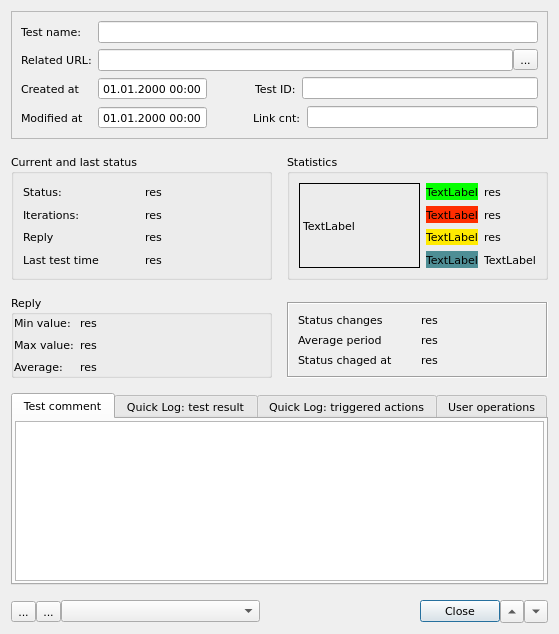
<?xml version="1.0" encoding="UTF-8"?>
<ui version="4.0">
 <class>TestInfoDlg</class>
 <widget class="QDialog" name="TestInfoDlg">
  <property name="geometry">
   <rect>
    <x>0</x>
    <y>0</y>
    <width>559</width>
    <height>634</height>
   </rect>
  </property>
  <property name="font">
   <font>
    <family>DejaVu Sans</family>
    <pointsize>8</pointsize>
   </font>
  </property>
  <property name="windowTitle">
   <string>Test Info</string>
  </property>
  <property name="windowIcon">
   <iconset resource="../qHostMonitor.qrc">
    <normaloff>:/img/action/testInfo.png</normaloff>:/img/action/testInfo.png</iconset>
  </property>
  <layout class="QVBoxLayout" name="verticalLayout_2">
   <property name="spacing">
    <number>15</number>
   </property>
   <item>
    <widget class="QFrame" name="frame">
     <property name="frameShape">
      <enum>QFrame::StyledPanel</enum>
     </property>
     <property name="frameShadow">
      <enum>QFrame::Raised</enum>
     </property>
     <layout class="QFormLayout" name="formLayout">
      <item row="0" column="0">
       <widget class="QLabel" name="lblTestName">
        <property name="text">
         <string>Test name:</string>
        </property>
        <property name="buddy">
         <cstring>lnTestName</cstring>
        </property>
       </widget>
      </item>
      <item row="0" column="1">
       <widget class="QLineEdit" name="lnTestName"/>
      </item>
      <item row="1" column="0">
       <widget class="QLabel" name="lblRelatedUrl">
        <property name="text">
         <string>Related URL:</string>
        </property>
        <property name="buddy">
         <cstring>lnRelatedUrl</cstring>
        </property>
       </widget>
      </item>
      <item row="1" column="1">
       <layout class="QHBoxLayout" name="horizontalLayout_3">
        <property name="spacing">
         <number>0</number>
        </property>
        <item>
         <widget class="QLineEdit" name="lnRelatedUrl"/>
        </item>
        <item>
         <widget class="QToolButton" name="btnRelatedUrl">
          <property name="text">
           <string>...</string>
          </property>
          <property name="icon">
           <iconset resource="../qHostMonitor.qrc">
            <normaloff>:/img/misc/urlTests.png</normaloff>:/img/misc/urlTests.png</iconset>
          </property>
          <property name="iconSize">
           <size>
            <width>16</width>
            <height>16</height>
           </size>
          </property>
         </widget>
        </item>
       </layout>
      </item>
      <item row="2" column="0">
       <widget class="QLabel" name="lblCreatedAt">
        <property name="text">
         <string>Created at</string>
        </property>
        <property name="buddy">
         <cstring>dtCreatedAt</cstring>
        </property>
       </widget>
      </item>
      <item row="2" column="1">
       <layout class="QHBoxLayout" name="horizontalLayout_2">
        <item>
         <widget class="QDateTimeEdit" name="dtCreatedAt">
          <property name="buttonSymbols">
           <enum>QAbstractSpinBox::NoButtons</enum>
          </property>
          <property name="displayFormat">
           <string>dd.MM.yyyy hh:mm</string>
          </property>
         </widget>
        </item>
        <item>
         <spacer name="horizontalSpacer_4">
          <property name="orientation">
           <enum>Qt::Horizontal</enum>
          </property>
          <property name="sizeType">
           <enum>QSizePolicy::Fixed</enum>
          </property>
          <property name="sizeHint" stdset="0">
           <size>
            <width>42</width>
            <height>20</height>
           </size>
          </property>
         </spacer>
        </item>
        <item>
         <widget class="QLabel" name="lblTestId">
          <property name="text">
           <string>Test ID:</string>
          </property>
          <property name="buddy">
           <cstring>lnTestId</cstring>
          </property>
         </widget>
        </item>
        <item>
         <widget class="QLineEdit" name="lnTestId"/>
        </item>
       </layout>
      </item>
      <item row="3" column="0">
       <widget class="QLabel" name="lblModifiedAt">
        <property name="text">
         <string>Modified at</string>
        </property>
        <property name="buddy">
         <cstring>dtModifiedAt</cstring>
        </property>
       </widget>
      </item>
      <item row="3" column="1">
       <layout class="QHBoxLayout" name="horizontalLayout">
        <item>
         <widget class="QDateTimeEdit" name="dtModifiedAt">
          <property name="buttonSymbols">
           <enum>QAbstractSpinBox::NoButtons</enum>
          </property>
          <property name="keyboardTracking">
           <bool>true</bool>
          </property>
          <property name="displayFormat">
           <string>dd.MM.yyyy hh:mm</string>
          </property>
          <property name="calendarPopup">
           <bool>false</bool>
          </property>
         </widget>
        </item>
        <item>
         <spacer name="horizontalSpacer_3">
          <property name="orientation">
           <enum>Qt::Horizontal</enum>
          </property>
          <property name="sizeType">
           <enum>QSizePolicy::Fixed</enum>
          </property>
          <property name="sizeHint" stdset="0">
           <size>
            <width>40</width>
            <height>20</height>
           </size>
          </property>
         </spacer>
        </item>
        <item>
         <widget class="QLabel" name="lblLinkCnt">
          <property name="text">
           <string>Link cnt:</string>
          </property>
          <property name="buddy">
           <cstring>lnLinkCnt</cstring>
          </property>
         </widget>
        </item>
        <item>
         <widget class="QLineEdit" name="lnLinkCnt"/>
        </item>
       </layout>
      </item>
     </layout>
    </widget>
   </item>
   <item>
    <layout class="QHBoxLayout" name="horizontalLayout_5" stretch="1,1">
     <item>
      <widget class="QGroupBox" name="grpCurrentStatus">
       <property name="title">
        <string>Current and last status</string>
       </property>
       <layout class="QGridLayout" name="gridLayout">
        <item row="0" column="0">
         <widget class="QLabel" name="lblCurrentStatus">
          <property name="text">
           <string>Status:</string>
          </property>
         </widget>
        </item>
        <item row="0" column="1">
         <widget class="QLabel" name="lblCurrentStatusRes">
          <property name="text">
           <string>res</string>
          </property>
         </widget>
        </item>
        <item row="1" column="0">
         <widget class="QLabel" name="lblCurrentIterations">
          <property name="text">
           <string>Iterations:</string>
          </property>
         </widget>
        </item>
        <item row="1" column="1">
         <widget class="QLabel" name="lblCurrentIterationsRes">
          <property name="text">
           <string>res</string>
          </property>
         </widget>
        </item>
        <item row="2" column="0">
         <widget class="QLabel" name="lblCurrentReply">
          <property name="text">
           <string>Reply</string>
          </property>
         </widget>
        </item>
        <item row="2" column="1">
         <widget class="QLabel" name="lblCurrentReplyRes">
          <property name="text">
           <string>res</string>
          </property>
         </widget>
        </item>
        <item row="3" column="0">
         <widget class="QLabel" name="lblCurrentLast">
          <property name="text">
           <string>Last test time</string>
          </property>
         </widget>
        </item>
        <item row="3" column="1">
         <widget class="QLabel" name="lblCurrentLastRes">
          <property name="text">
           <string>res</string>
          </property>
         </widget>
        </item>
       </layout>
      </widget>
     </item>
     <item>
      <widget class="QGroupBox" name="grpStatistic">
       <property name="title">
        <string>Statistics</string>
       </property>
       <layout class="QGridLayout" name="gridLayout_2" columnstretch="0,0,0" columnminimumwidth="0,0,0">
        <item row="0" column="0" rowspan="4">
         <widget class="QLabel" name="lblStatisticImage">
          <property name="sizePolicy">
           <sizepolicy hsizetype="MinimumExpanding" vsizetype="MinimumExpanding">
            <horstretch>0</horstretch>
            <verstretch>0</verstretch>
           </sizepolicy>
          </property>
          <property name="minimumSize">
           <size>
            <width>110</width>
            <height>85</height>
           </size>
          </property>
          <property name="frameShape">
           <enum>QFrame::Panel</enum>
          </property>
          <property name="frameShadow">
           <enum>QFrame::Plain</enum>
          </property>
          <property name="midLineWidth">
           <number>0</number>
          </property>
          <property name="text">
           <string>TextLabel</string>
          </property>
         </widget>
        </item>
        <item row="0" column="1">
         <widget class="QLabel" name="lblStatisticGreen">
          <property name="styleSheet">
           <string notr="true">background-color: rgb(6, 255, 0);</string>
          </property>
          <property name="text">
           <string>TextLabel</string>
          </property>
         </widget>
        </item>
        <item row="0" column="2">
         <widget class="QLabel" name="lblStatisticGreenRes">
          <property name="text">
           <string>res</string>
          </property>
         </widget>
        </item>
        <item row="1" column="1">
         <widget class="QLabel" name="lblStatisticRed">
          <property name="styleSheet">
           <string notr="true">background-color: rgb(255, 45, 0);</string>
          </property>
          <property name="text">
           <string>TextLabel</string>
          </property>
         </widget>
        </item>
        <item row="1" column="2">
         <widget class="QLabel" name="lblStatisticRedRes">
          <property name="text">
           <string>res</string>
          </property>
         </widget>
        </item>
        <item row="2" column="1">
         <widget class="QLabel" name="lblStatisticYellow">
          <property name="styleSheet">
           <string notr="true">background-color: rgb(255, 234, 0);</string>
          </property>
          <property name="text">
           <string>TextLabel</string>
          </property>
         </widget>
        </item>
        <item row="2" column="2">
         <widget class="QLabel" name="lblStatisticYellowRes">
          <property name="text">
           <string>res</string>
          </property>
         </widget>
        </item>
        <item row="3" column="1">
         <widget class="QLabel" name="lblStatisticCyan">
          <property name="styleSheet">
           <string notr="true">background-color: rgb(78, 142, 149);</string>
          </property>
          <property name="text">
           <string>TextLabel</string>
          </property>
         </widget>
        </item>
        <item row="3" column="2">
         <widget class="QLabel" name="lblStatisticCyanRes">
          <property name="text">
           <string>TextLabel</string>
          </property>
         </widget>
        </item>
       </layout>
      </widget>
     </item>
    </layout>
   </item>
   <item>
    <layout class="QHBoxLayout" name="horizontalLayout_4" stretch="1,1">
     <item>
      <widget class="QGroupBox" name="gpReply">
       <property name="title">
        <string>Reply</string>
       </property>
       <layout class="QGridLayout" name="gridLayout_3">
        <property name="leftMargin">
         <number>0</number>
        </property>
        <property name="topMargin">
         <number>0</number>
        </property>
        <property name="rightMargin">
         <number>0</number>
        </property>
        <property name="bottomMargin">
         <number>0</number>
        </property>
        <item row="0" column="0">
         <widget class="QLabel" name="lblReplyMin">
          <property name="text">
           <string>Min value:</string>
          </property>
         </widget>
        </item>
        <item row="0" column="1">
         <widget class="QLabel" name="lblReplyMinRes">
          <property name="text">
           <string>res</string>
          </property>
         </widget>
        </item>
        <item row="0" column="2" rowspan="3">
         <spacer name="horizontalSpacer_2">
          <property name="orientation">
           <enum>Qt::Horizontal</enum>
          </property>
          <property name="sizeType">
           <enum>QSizePolicy::Fixed</enum>
          </property>
          <property name="sizeHint" stdset="0">
           <size>
            <width>130</width>
            <height>58</height>
           </size>
          </property>
         </spacer>
        </item>
        <item row="1" column="0">
         <widget class="QLabel" name="lblReplyMax">
          <property name="text">
           <string>Max value:</string>
          </property>
         </widget>
        </item>
        <item row="1" column="1">
         <widget class="QLabel" name="lblReplyMaxRes">
          <property name="text">
           <string>res</string>
          </property>
         </widget>
        </item>
        <item row="2" column="0">
         <widget class="QLabel" name="lblReplyAverage">
          <property name="text">
           <string>Average:</string>
          </property>
         </widget>
        </item>
        <item row="2" column="1">
         <widget class="QLabel" name="lblReplyRes">
          <property name="text">
           <string>res</string>
          </property>
         </widget>
        </item>
       </layout>
      </widget>
     </item>
     <item>
      <layout class="QVBoxLayout" name="verticalLayout">
       <item>
        <spacer name="verticalSpacer">
         <property name="orientation">
          <enum>Qt::Vertical</enum>
         </property>
         <property name="sizeType">
          <enum>QSizePolicy::Fixed</enum>
         </property>
         <property name="sizeHint" stdset="0">
          <size>
           <width>20</width>
           <height>7</height>
          </size>
         </property>
        </spacer>
       </item>
       <item>
        <widget class="QFrame" name="frame_2">
         <property name="frameShape">
          <enum>QFrame::Box</enum>
         </property>
         <property name="frameShadow">
          <enum>QFrame::Sunken</enum>
         </property>
         <layout class="QGridLayout" name="gridLayout_4">
          <item row="3" column="0">
           <widget class="QLabel" name="lblStatusChangedAt">
            <property name="text">
             <string>Status chaged at</string>
            </property>
           </widget>
          </item>
          <item row="3" column="1">
           <widget class="QLabel" name="lblStatusChangedAtRes">
            <property name="text">
             <string>res</string>
            </property>
           </widget>
          </item>
          <item row="2" column="0">
           <widget class="QLabel" name="lblAverageperiod">
            <property name="text">
             <string>Average period</string>
            </property>
           </widget>
          </item>
          <item row="2" column="1">
           <widget class="QLabel" name="lblAverageperiodRes">
            <property name="text">
             <string>res</string>
            </property>
           </widget>
          </item>
          <item row="1" column="0">
           <widget class="QLabel" name="lblStatusChanges">
            <property name="text">
             <string>Status changes</string>
            </property>
           </widget>
          </item>
          <item row="1" column="1">
           <widget class="QLabel" name="lblStatusChangesRes">
            <property name="text">
             <string>res</string>
            </property>
           </widget>
          </item>
         </layout>
        </widget>
       </item>
      </layout>
     </item>
    </layout>
   </item>
   <item>
    <widget class="QTabWidget" name="tabTestInfo">
     <property name="currentIndex">
      <number>0</number>
     </property>
     <widget class="QWidget" name="tab">
      <attribute name="title">
       <string>Test comment</string>
      </attribute>
      <layout class="QHBoxLayout" name="horizontalLayout_8">
       <property name="leftMargin">
        <number>2</number>
       </property>
       <property name="topMargin">
        <number>2</number>
       </property>
       <property name="rightMargin">
        <number>2</number>
       </property>
       <property name="bottomMargin">
        <number>2</number>
       </property>
       <item>
        <widget class="QPlainTextEdit" name="plnTestComment"/>
       </item>
      </layout>
     </widget>
     <widget class="QWidget" name="tab_2">
      <attribute name="title">
       <string>Quick Log: test result</string>
      </attribute>
      <layout class="QHBoxLayout" name="horizontalLayout_9">
       <property name="leftMargin">
        <number>2</number>
       </property>
       <property name="topMargin">
        <number>2</number>
       </property>
       <property name="rightMargin">
        <number>2</number>
       </property>
       <property name="bottomMargin">
        <number>2</number>
       </property>
       <item>
        <widget class="QPlainTextEdit" name="plnQuickLogResult"/>
       </item>
      </layout>
     </widget>
     <widget class="QWidget" name="tab_3">
      <attribute name="title">
       <string>Quick Log: triggered actions</string>
      </attribute>
      <layout class="QHBoxLayout" name="horizontalLayout_10">
       <property name="leftMargin">
        <number>2</number>
       </property>
       <property name="topMargin">
        <number>2</number>
       </property>
       <property name="rightMargin">
        <number>2</number>
       </property>
       <property name="bottomMargin">
        <number>2</number>
       </property>
       <item>
        <widget class="QPlainTextEdit" name="plnQuickLogActions"/>
       </item>
      </layout>
     </widget>
     <widget class="QWidget" name="tab_4">
      <attribute name="title">
       <string>User operations</string>
      </attribute>
      <layout class="QHBoxLayout" name="horizontalLayout_11">
       <property name="leftMargin">
        <number>2</number>
       </property>
       <property name="topMargin">
        <number>2</number>
       </property>
       <property name="rightMargin">
        <number>2</number>
       </property>
       <property name="bottomMargin">
        <number>2</number>
       </property>
       <item>
        <widget class="QPlainTextEdit" name="plnUserOperations"/>
       </item>
      </layout>
     </widget>
    </widget>
   </item>
   <item>
    <layout class="QHBoxLayout" name="horizontalLayout_7" stretch="1,1,5,4,1,1">
     <property name="spacing">
      <number>0</number>
     </property>
     <item>
      <widget class="QToolButton" name="btnLogVizualizer">
       <property name="text">
        <string>...</string>
       </property>
       <property name="icon">
        <iconset resource="../qHostMonitor.qrc">
         <normaloff>:/img/test/dominant_process.png</normaloff>:/img/test/dominant_process.png</iconset>
       </property>
       <property name="iconSize">
        <size>
         <width>18</width>
         <height>18</height>
        </size>
       </property>
      </widget>
     </item>
     <item>
      <widget class="QToolButton" name="btnTestHistory">
       <property name="text">
        <string>...</string>
       </property>
       <property name="icon">
        <iconset resource="../qHostMonitor.qrc">
         <normaloff>:/img/test/performance_counter.png</normaloff>:/img/test/performance_counter.png</iconset>
       </property>
       <property name="iconSize">
        <size>
         <width>18</width>
         <height>16</height>
        </size>
       </property>
      </widget>
     </item>
     <item>
      <widget class="QComboBox" name="cmbLocalTime"/>
     </item>
     <item>
      <spacer name="horizontalSpacer">
       <property name="orientation">
        <enum>Qt::Horizontal</enum>
       </property>
       <property name="sizeHint" stdset="0">
        <size>
         <width>40</width>
         <height>20</height>
        </size>
       </property>
      </spacer>
     </item>
     <item>
      <widget class="QDialogButtonBox" name="btnBoxtestInfo">
       <property name="orientation">
        <enum>Qt::Horizontal</enum>
       </property>
       <property name="standardButtons">
        <set>QDialogButtonBox::Close</set>
       </property>
      </widget>
     </item>
     <item>
      <layout class="QHBoxLayout" name="horizontalLayout_6">
       <property name="spacing">
        <number>0</number>
       </property>
       <item>
        <widget class="QToolButton" name="btnTestSelectUp">
         <property name="text">
          <string>...</string>
         </property>
         <property name="iconSize">
          <size>
           <width>16</width>
           <height>16</height>
          </size>
         </property>
         <property name="arrowType">
          <enum>Qt::UpArrow</enum>
         </property>
        </widget>
       </item>
       <item>
        <widget class="QToolButton" name="btnTestSelectDown">
         <property name="text">
          <string>...</string>
         </property>
         <property name="iconSize">
          <size>
           <width>16</width>
           <height>16</height>
          </size>
         </property>
         <property name="arrowType">
          <enum>Qt::DownArrow</enum>
         </property>
        </widget>
       </item>
      </layout>
     </item>
    </layout>
   </item>
  </layout>
 </widget>
 <resources>
  <include location="../qHostMonitor.qrc"/>
  <include location="../qHostMonitor.qrc"/>
 </resources>
 <connections>
  <connection>
   <sender>btnBoxtestInfo</sender>
   <signal>rejected()</signal>
   <receiver>TestInfoDlg</receiver>
   <slot>reject()</slot>
   <hints>
    <hint type="sourcelabel">
     <x>441</x>
     <y>615</y>
    </hint>
    <hint type="destinationlabel">
     <x>374</x>
     <y>606</y>
    </hint>
   </hints>
  </connection>
 </connections>
</ui>
